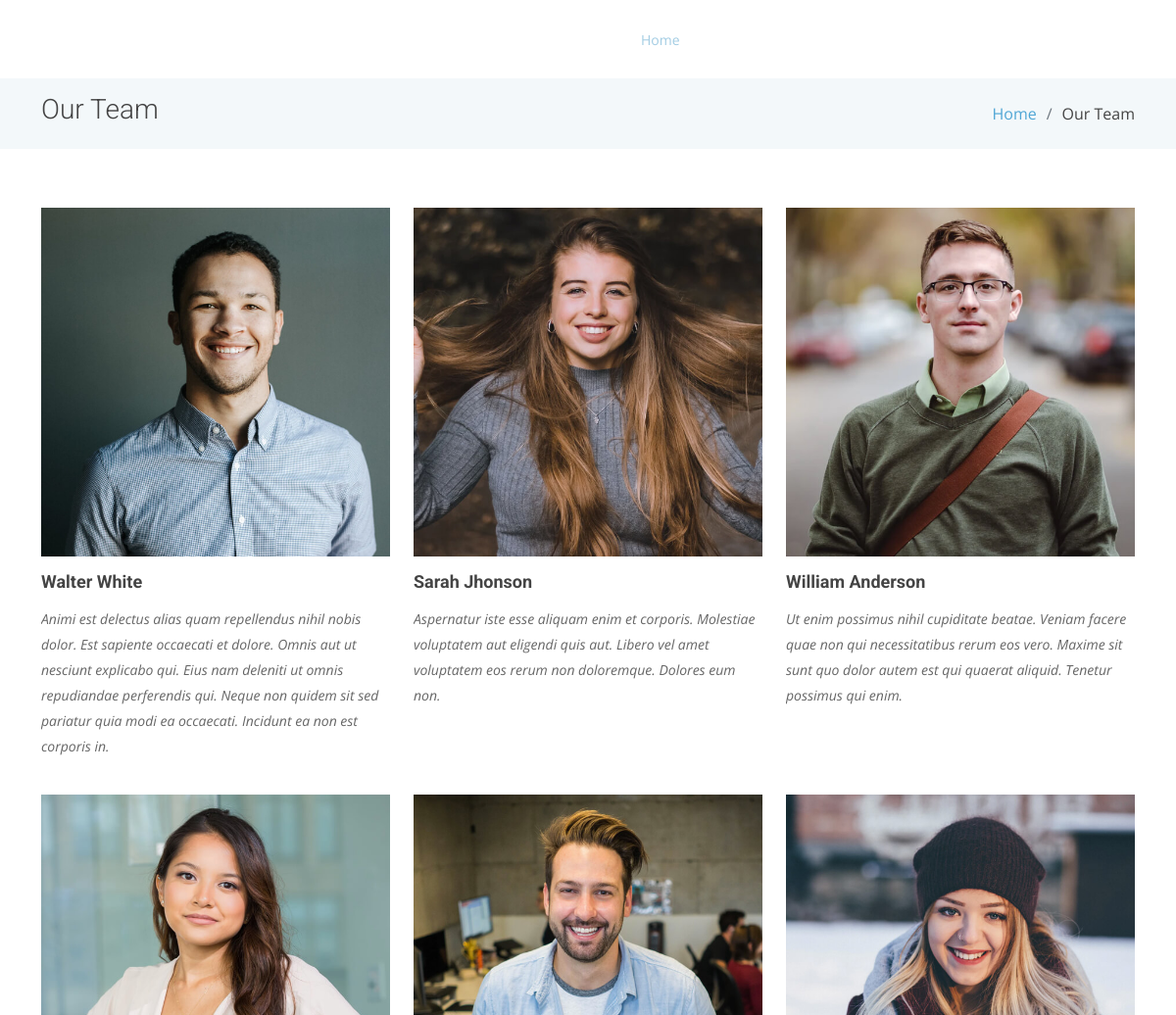
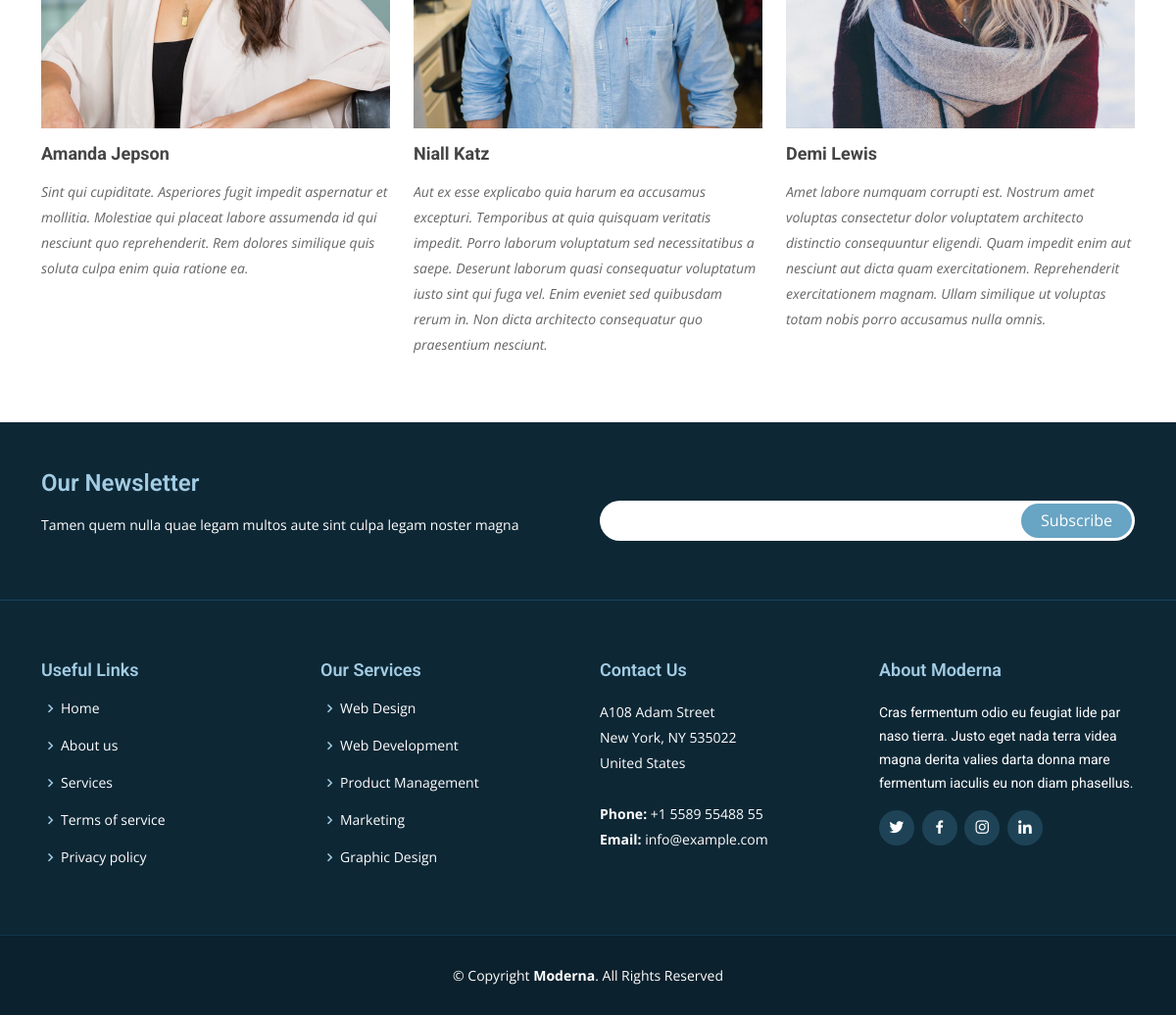
The app's page /team with its own data (2 pictures, top to bottom).
### app/models.py (models this page shows)
class Team(models.Model):
    name = models.CharField(max_length=100)
    designation = models.CharField(max_length=100)
    img = models.ImageField(upload_to='media')
    content = models.TextField()

### app/views.py (the view)
# urls.py: path('team',views.team,name='team.html'),
def team(request):
    team = Team.objects.all()
    context = {
        'team' : team,
    }
    return render(request,"team.html",context)

### template/team.html (shortened to what this page needs)
{% extends "base.html" %} {% load static %} {% block content %}
<main id="main">
  <section class="breadcrumbs">
    <div class="container">
      <div class="d-flex justify-content-between align-items-center">
        <h2>Our Team</h2>
        <ol>
          <li><a href="">Home</a></li>
          <li>Our Team</li>
        </ol>
      </div>
    </div>
  </section>
  <section
    class="team"
    data-aos="fade-up"
    data-aos-easing="ease-in-out"
    data-aos-duration="500"
  >
    <div class="container">
      <div class="row">
        {% for i in team %}
        <div class="col-lg-4 col-md-6 d-flex align-items-stretch">
          <div class="member">
            <div class="member-img">
              <img src="{{i.img.url}}" class="img-fluid" alt="" />
            </div>
            <div class="member-info">
              <h4>{{i.name}}</h4>
              <p>{{i.content}}</p>
            </div>
          </div>
        </div>
        {% endfor %}
      </div>
    </div>
  </section>
</main>
{% endblock content %}

### template/base.html (shortened to what this page needs)
{% load static %}
<!DOCTYPE html>
<html lang="en">
<head>
  <link href="{% static 'assets/vendor/animate.css/animate.min.css' %}" rel="stylesheet">
  <link href="{% static 'assets/vendor/aos/aos.css' %}" rel="stylesheet">
  <link href="{% static 'assets/vendor/bootstrap/css/bootstrap.min.css' %}" rel="stylesheet">
  <link href="{% static 'assets/vendor/bootstrap-icons/bootstrap-icons.css' %}" rel="stylesheet">
  <link href="{% static 'assets/vendor/boxicons/css/boxicons.min.css' %}" rel="stylesheet">
  <link href="{% static 'assets/vendor/glightbox/css/glightbox.min.css' %}" rel="stylesheet">
  <link href="{% static 'assets/vendor/swiper/swiper-bundle.min.css' %}" rel="stylesheet">
  <link href="{% static 'assets/css/style.css' %}" rel="stylesheet">
</head>
<body>
  <header id="header" class="fixed-top d-flex align-items-center header-transparent">
    <div class="container d-flex justify-content-between align-items-center">
      <div class="logo">
        <h1 class="text-light"><a href="{% url "index.html" %}"><span>Moderna</span></a></h1>
      </div>
      <nav id="navbar" class="navbar">
        <ul>
          <li><a class="active " href="{% url "index.html" %}">Home</a></li>
          <li><a href="{% url "about.html" %}">About</a></li>
          <li><a href="{% url "services.html" %}">Services</a></li>
          <li><a href="{% url "portfolio.html" %}">Portfolio</a></li>
          <li><a href="{% url "team.html" %}">Team</a></li>
          <li><a href="{% url "blog.html" %}">Blog</a></li>
          <li><a href="{% url "contact.html" %}">Contact Us</a></li>
        </ul>
      </nav>
    </div>
  </header>
{% block content %}
{% endblock content %}
 <footer id="footer" data-aos="fade-up" data-aos-easing="ease-in-out" data-aos-duration="500">
    <div class="footer-newsletter">
      <div class="container">
        <div class="row">
          <div class="col-lg-6">
            <h4>Our Newsletter</h4>
            <p>Tamen quem nulla quae legam multos aute sint culpa legam noster magna</p>
          </div>
          <div class="col-lg-6">
            <form action="" method="post">
              <input type="email" name="email"><input type="submit" value="Subscribe">
            </form>
          </div>
        </div>
      </div>
    </div>
    <div class="footer-top">
      <div class="container">
        <div class="row">
          <div class="col-lg-3 col-md-6 footer-links">
            <h4>Useful Links</h4>
            <ul>
              <li><i class="bx bx-chevron-right"></i> <a href="#">Home</a></li>
              <li><i class="bx bx-chevron-right"></i> <a href="#">About us</a></li>
              <li><i class="bx bx-chevron-right"></i> <a href="#">Services</a></li>
              <li><i class="bx bx-chevron-right"></i> <a href="#">Terms of service</a></li>
              <li><i class="bx bx-chevron-right"></i> <a href="#">Privacy policy</a></li>
            </ul>
          </div>
          <div class="col-lg-3 col-md-6 footer-links">
            <h4>Our Services</h4>
            <ul>
              <li><i class="bx bx-chevron-right"></i> <a href="#">Web Design</a></li>
              <li><i class="bx bx-chevron-right"></i> <a href="#">Web Development</a></li>
              <li><i class="bx bx-chevron-right"></i> <a href="#">Product Management</a></li>
              <li><i class="bx bx-chevron-right"></i> <a href="#">Marketing</a></li>
              <li><i class="bx bx-chevron-right"></i> <a href="#">Graphic Design</a></li>
            </ul>
          </div>
          <div class="col-lg-3 col-md-6 footer-contact">
            <h4>Contact Us</h4>
            <p>
              A108 Adam Street <br>
              New York, NY 535022<br>
              United States <br><br>
              <strong>Phone:</strong> +1 5589 55488 55<br>
              <strong>Email:</strong> info@example.com<br>
            </p>
          </div>
          <div class="col-lg-3 col-md-6 footer-info">
            <h3>About Moderna</h3>
            <p>Cras fermentum odio eu feugiat lide par naso tierra. Justo eget nada terra videa magna derita valies darta donna mare fermentum iaculis eu non diam phasellus.</p>
            <div class="social-links mt-3">
              <a href="#" class="twitter"><i class="bx bxl-twitter"></i></a>
              <a href="#" class="facebook"><i class="bx bxl-facebook"></i></a>
              <a href="#" class="instagram"><i class="bx bxl-instagram"></i></a>
              <a href="#" class="linkedin"><i class="bx bxl-linkedin"></i></a>
            </div>
          </div>
        </div>
      </div>
    </div>
    <div class="container">
      <div class="copyright">
        &copy; Copyright <strong><span>Moderna</span></strong>. All Rights Reserved
      </div>
    </div>
  </footer>
</body>
</html>

### static/assets/css/style.css (style rules this page uses)
body { font-family: "Open Sans", sans-serif; color: #444; }
a { color: #4fa6d5; text-decoration: none; }
h1, h2, h3, h4, h5, h6, .font-primary { font-family: "Roboto", sans-serif; }
#header { height: 80px; transition: all 0.5s; z-index: 997; transition: all 0.5s; background: #1e4356; }
#header.header-transparent { background: none; }
#header .logo h1 { font-size: 28px; margin: 0; padding: 4px 0; line-height: 1; font-weight: 400; letter-spacing: 3px; text-transform: uppercase; }
#header .logo h1 a, #header .logo h1 a:hover { color: #fff; text-decoration: none; }
#main { margin-top: 80px; }
.navbar { padding: 0; }
.navbar ul { margin: 0; padding: 0; display: flex; list-style: none; align-items: center; }
.navbar li { position: relative; }
.navbar a, .navbar a:focus { display: flex; align-items: center; justify-content: space-between; padding: 10px 0 10px 30px; font-family: "Open Sans", sans-serif; font-size: 14px; color: #fff; white-space: nowrap; transition: 0.3s; }
.navbar a:hover, .navbar .active, .navbar .active:focus, .navbar li:hover>a { color: #a2cce3; }
section { padding: 60px 0; }
.breadcrumbs { padding: 15px 0; background-color: #f3f8fa; min-height: 40px; }
.breadcrumbs h2 { font-size: 28px; font-weight: 300; }
.breadcrumbs ol { display: flex; flex-wrap: wrap; list-style: none; padding: 0; margin: 0; }
.breadcrumbs ol li+li { padding-left: 10px; }
.breadcrumbs ol li+li::before { display: inline-block; padding-right: 10px; color: #6c757d; content: "/"; }
.team { background: #fff; padding-bottom: 30px; }
.team .member { margin-bottom: 20px; overflow: hidden; }
.team .member .member-img { position: relative; overflow: hidden; }
.team .member .member-info h4 { font-weight: 700; margin: 15px 0 5px 0; font-size: 18px; }
.team .member .member-info p { font-style: italic; font-size: 14px; line-height: 26px; color: #666; }
#footer { background: #0b212d; padding: 0 0 30px 0; color: #fff; font-size: 14px; }
#footer .footer-newsletter { padding: 50px 0; background: #0d2735; }
#footer .footer-newsletter h4 { font-size: 24px; margin: 0 0 20px 0; padding: 0; line-height: 1; font-weight: 600; color: #a2cce3; }
#footer .footer-newsletter form { margin-top: 30px; background: #fff; padding: 6px 10px; position: relative; border-radius: 50px; }
#footer .footer-newsletter form input[type=email] { border: 0; padding: 4px; width: calc(100% - 100px); }
#footer .footer-newsletter form input[type=submit] { position: absolute; top: 0; right: 0; bottom: 0; border: 0; background: none; font-size: 16px; padding: 0 20px; margin: 3px; background: #68A4C4; color: #fff; transition: 0.3s; border-radius: 50px; }
#footer .footer-top { background: #0d2735; border-top: 1px solid #17455e; border-bottom: 1px solid #123649; padding: 60px 0 30px 0; }
#footer .footer-top .footer-info { margin-bottom: 30px; }
#footer .footer-top .footer-info h3 { font-size: 18px; margin: 0 0 20px 0; padding: 2px 0 2px 0; line-height: 1; color: #a2cce3; font-weight: 600; }
#footer .footer-top .footer-info p { font-size: 14px; line-height: 24px; margin-bottom: 0; font-family: "Roboto", sans-serif; color: #fff; }
#footer .footer-top .social-links a { font-size: 18px; display: inline-block; background: #1e4356; color: #fff; line-height: 1; padding: 8px 0; margin-right: 4px; border-radius: 50%; text-align: center; width: 36px; height: 36px; transition: 0.3s; }
#footer .footer-top h4 { font-size: 18px; font-weight: 600; color: #a2cce3; position: relative; padding-bottom: 12px; }
#footer .footer-top .footer-links { margin-bottom: 30px; }
#footer .footer-top .footer-links ul { list-style: none; padding: 0; margin: 0; }
#footer .footer-top .footer-links ul i { padding-right: 2px; color: #a2cce3; font-size: 18px; line-height: 1; }
#footer .footer-top .footer-links ul li { padding: 10px 0; display: flex; align-items: center; }
#footer .footer-top .footer-links ul li:first-child { padding-top: 0; }
#footer .footer-top .footer-links ul a { color: #fff; transition: 0.3s; display: inline-block; line-height: 1; }
#footer .footer-top .footer-contact { margin-bottom: 30px; }
#footer .footer-top .footer-contact p { line-height: 26px; }
#footer .copyright { text-align: center; padding-top: 30px; }

### records on screen
Team: img (picture), name "Walter White", content "Animi est delectus alias quam repellendus nihil nobis dolor. Est sapiente occaecati et dolore. Omnis aut ut nesciunt explicabo qui. Eius nam deleniti ut omnis repudiandae perferendis qui. Neque non quidem sit sed pariatur quia modi ea occaecati. Incidunt ea non est corporis in."
Team: img (picture), name "Sarah Jhonson", content "Aspernatur iste esse aliquam enim et corporis. Molestiae voluptatem aut eligendi quis aut. Libero vel amet voluptatem eos rerum non doloremque. Dolores eum non."
Team: img (picture), name "William Anderson", content "Ut enim possimus nihil cupiditate beatae. Veniam facere quae non qui necessitatibus rerum eos vero. Maxime sit sunt quo dolor autem est qui quaerat aliquid. Tenetur possimus qui enim."
Team: img (picture), name "Amanda Jepson", content "Sint qui cupiditate. Asperiores fugit impedit aspernatur et mollitia. Molestiae qui placeat labore assumenda id qui nesciunt quo reprehenderit. Rem dolores similique quis soluta culpa enim quia ratione ea."
Team: img (picture), name "Niall Katz", content "Aut ex esse explicabo quia harum ea accusamus excepturi. Temporibus at quia quisquam veritatis impedit. Porro laborum voluptatum sed necessitatibus a saepe. Deserunt laborum quasi consequatur voluptatum iusto sint qui fuga vel. Enim eveniet sed quibusdam rerum in. Non dicta architecto consequatur quo praesentium nesciunt."
Team: img (picture), name "Demi Lewis", content "Amet labore numquam corrupti est. Nostrum amet voluptas consectetur dolor voluptatem architecto distinctio consequuntur eligendi. Quam impedit enim aut nesciunt aut dicta quam exercitationem. Reprehenderit exercitationem magnam. Ullam similique ut voluptas totam nobis porro accusamus nulla omnis."
